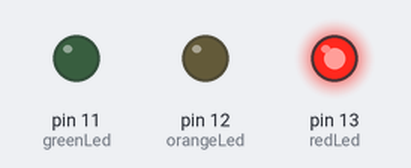
Recording of a sketch running on a simulated Arduino Uno, built with avr-gcc and run on an emulated ATmega328P. Shown: output pins drawn as LEDs (lit = HIGH).

Above: at 1.5 s.
At 3.05 s:
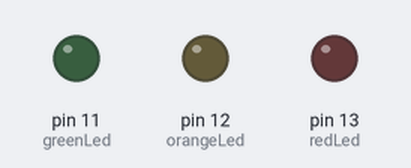
At 3.6 s:
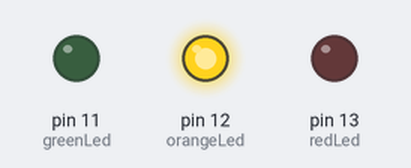
At 4.9 s:
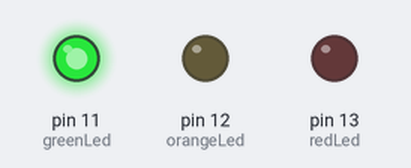
Timing chart, 0 to 7.5 s (numbered marks = the images above):
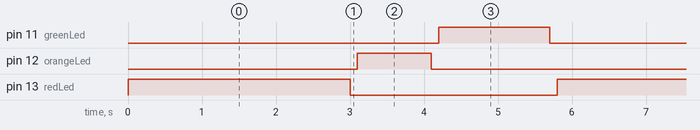

Measured:
- by itself, pin 11 (greenLed): alternates HIGH for 1.5 s and LOW for 4.3 s
- by itself, pin 12 (orangeLed): alternates HIGH for 1.0 s and LOW for 4.8 s
- by itself, pin 13 (redLed): alternates HIGH for 3.0 s and LOW for 2.8 s

The sketch:

Practica_1_SEMAFORO_GiselaCYede.ino
```cpp
//Asignación de pines para cada led.
const int redLed = 13;
const int orangeLed = 12;
const int greenLed = 11;

void setup() {

  pinMode(redLed, OUTPUT);
  pinMode(orangeLed, OUTPUT);
  pinMode(greenLed, OUTPUT);
}

void loop() {

  //Secuencia de encendido de leds: rojo, naranja(amarillo), verde.
  digitalWrite(redLed, HIGH);
  delay(3000);                      //Tiempo de estado HIGH 3000ms.
  digitalWrite(redLed, LOW);
  delay(100);                       //Tiempo de espera 100ms

  digitalWrite(orangeLed, HIGH);
  delay(1000);                      //Tiempo de estado HIGH 1000ms.
  digitalWrite(orangeLed, LOW);
  delay(100);

  digitalWrite(greenLed, HIGH);
  delay(1500);                     //Tiempo de estado HIGH 1500ms.
  digitalWrite(greenLed, LOW);
  delay(100);
}
```
